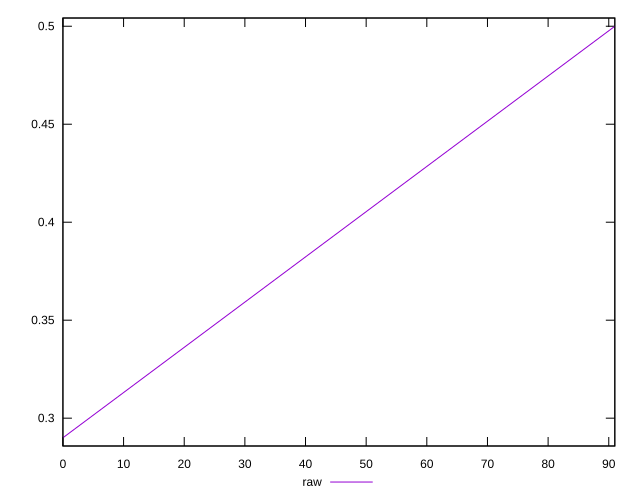

The script that saved this image:
reset

$raw <<EOF
0 0.29
91 0.5
EOF

set key outside below
set xrange [0:91]
set yrange [0.2858:0.5042]
set trange [0.2858:0.5042]
set terminal svg size 640, 500 enhanced background rgb 'white'
set output "reports/report_00030_2021-02-24T20-42-31.540Z/meta/score/samples/astro/raw/values.svg"

plot $raw title "raw" with line

reset
